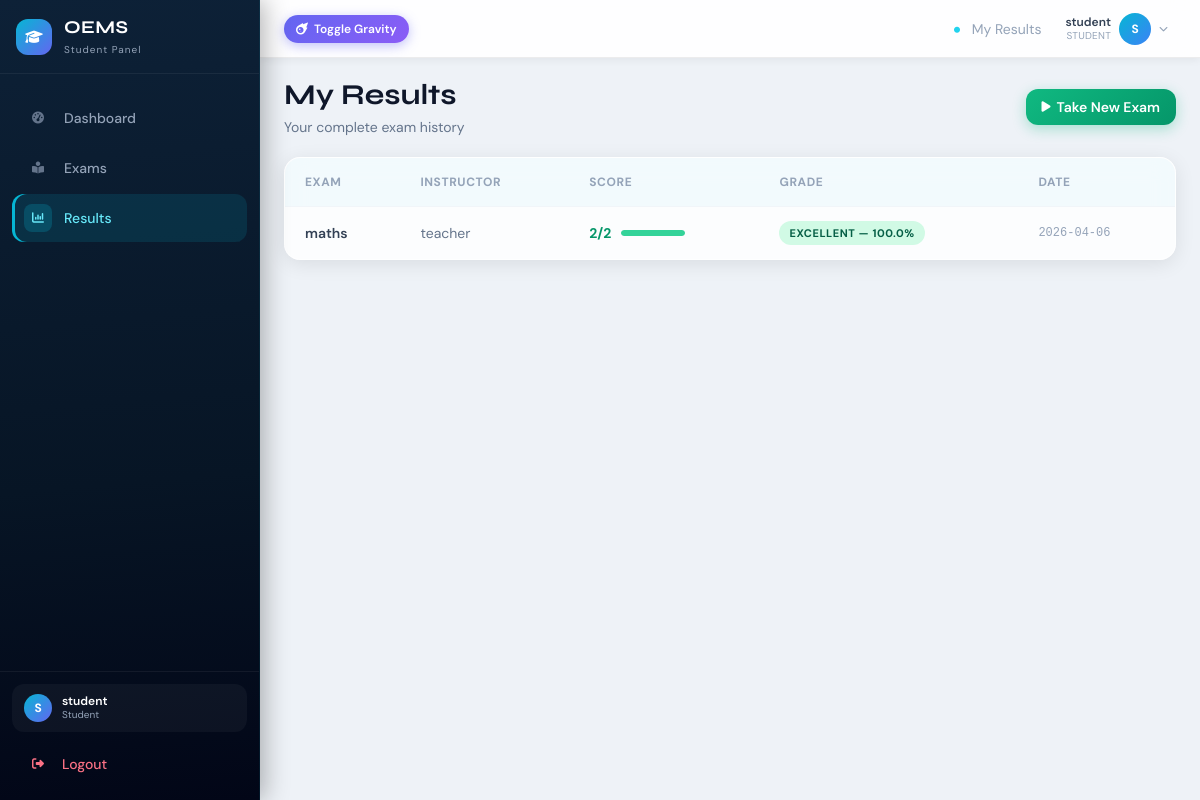
The app's page /my-results (signed in) with its own data.
### tables this page shows
CREATE TABLE results (
            id INTEGER PRIMARY KEY AUTOINCREMENT,
            student_id INTEGER NOT NULL,
            exam_id INTEGER NOT NULL,
            score INTEGER NOT NULL,
            total INTEGER NOT NULL,
            date_taken TIMESTAMP DEFAULT CURRENT_TIMESTAMP,
            FOREIGN KEY (student_id) REFERENCES users (id) ON DELETE CASCADE,
            FOREIGN KEY (exam_id) REFERENCES exams (id) ON DELETE CASCADE
        );

CREATE TABLE exams (
            id INTEGER PRIMARY KEY AUTOINCREMENT,
            title TEXT NOT NULL,
            teacher_id INTEGER NOT NULL,
            duration INTEGER NOT NULL, -- duration in minutes
            created_at TIMESTAMP DEFAULT CURRENT_TIMESTAMP,
            FOREIGN KEY (teacher_id) REFERENCES users (id) ON DELETE CASCADE
        );

CREATE TABLE users (
            id INTEGER PRIMARY KEY AUTOINCREMENT,
            name TEXT NOT NULL,
            email TEXT UNIQUE NOT NULL,
            password TEXT NOT NULL,
            role TEXT NOT NULL CHECK(role IN ('admin', 'teacher', 'student')),
            security_pin TEXT NOT NULL
        );

### app.py (the view)
@app.route('/my-results')
@login_required
@role_required('student')
def student_results():
    conn        = models.get_db_connection()
    result_list = conn.execute('''
        SELECT r.*, e.title, u.name AS teacher_name
        FROM results r
        JOIN exams e ON r.exam_id    = e.id
        JOIN users u ON e.teacher_id = u.id
        WHERE r.student_id = ?
        ORDER BY date_taken DESC
    ''', (session['user_id'],)).fetchall()
    conn.close()
    return render_template('student_results.html', results=result_list)

### app.py (called while the page is built)
def login_required(f):
    @wraps(f)
    def decorated(*args, **kwargs):
        if 'user_id' not in session:
            flash("Please log in to access this page.", "danger")
            return redirect(url_for('login'))
        return f(*args, **kwargs)
    return decorated

def role_required(*roles):
    def decorator(f):
        @wraps(f)
        def decorated(*args, **kwargs):
            if session.get('user_role') not in roles:
                flash("You don't have permission to view that page.", "danger")
                return redirect(url_for('dashboard'))
            return f(*args, **kwargs)
        return decorated
    return decorator

### models.py (called while the page is built)
def get_db_connection():
    db_path = os.path.join(os.path.dirname(os.path.abspath(__file__)), 'database.db')
    conn = sqlite3.connect(db_path)
    conn.row_factory = sqlite3.Row
    conn.execute('PRAGMA foreign_keys = ON')
    return conn

### templates/student_results.html (shortened to what this page needs)
{% extends 'base.html' %}
{% block page_label %}My Results{% endblock %}
{% block content %}
<div class="page-header mb-5 anim-in flex flex-wrap items-center justify-between gap-3">
  <div>
    <h1>My Results</h1>
    <p class="text-sm text-slate-500 mt-1">Your complete exam history</p>
  </div>
  <a href="{{ url_for('available_exams') }}" class="btn-success px-4 py-2 rounded-xl text-sm">
    <i class="fas fa-play text-xs"></i> Take New Exam
  </a>
</div>
{% if results %}
<div class="glass rounded-2xl overflow-hidden anim-in physics-element hidden sm:block">
  <div class="overflow-x-auto">
    <table class="w-full data-table">
      <thead>
        <tr class="text-left text-xs font-semibold text-slate-400 uppercase tracking-wider border-b border-slate-100">
          <th class="px-5 py-4">Exam</th>
          <th class="px-5 py-4">Instructor</th>
          <th class="px-5 py-4">Score</th>
          <th class="px-5 py-4">Grade</th>
          <th class="px-5 py-4">Date</th>
        </tr>
      </thead>
      <tbody class="divide-y divide-slate-100">
        {% for res in results %}
        {% set pct = (res.score / res.total * 100)|round(1) if res.total > 0 else 0 %}
        <tr class="text-sm hover:bg-cyan-50/30 transition">
          <td class="px-5 py-3.5 font-semibold text-slate-700 max-w-[180px] truncate">{{ res.title }}</td>
          <td class="px-5 py-3.5 text-slate-500">{{ res.teacher_name }}</td>
          <td class="px-5 py-3.5">
            <div class="flex items-center gap-2.5">
              <span class="font-bold {% if pct >= 50 %}text-emerald-600{% else %}text-rose-500{% endif %}">
                {{ res.score }}/{{ res.total }}
              </span>
              <div class="w-16 progress-bar hidden md:block">
                <div class="progress-fill {% if pct >= 50 %}bg-emerald-400{% else %}bg-rose-400{% endif %}"
                     style="width: {{ pct }}%"></div>
              </div>
            </div>
          </td>
          <td class="px-5 py-3.5">
            <span class="badge {% if pct >= 50 %}badge-pass{% else %}badge-fail{% endif %}">
              {% if pct >= 80 %}Excellent{% elif pct >= 60 %}Good{% elif pct >= 50 %}Pass{% else %}Fail{% endif %}
              — {{ pct }}%
            </span>
          </td>
          <td class="px-5 py-3.5 text-slate-400 text-xs font-mono whitespace-nowrap">
            {{ res.date_taken.split(' ')[0] if res.date_taken else '—' }}
          </td>
        </tr>
        {% endfor %}
      </tbody>
    </table>
  </div>
</div>
{% endif %}
{% endblock %}

### static/css/styles.css (style rules this page uses)
:root { --navy: #0A192F; --navy-dk: #020617; --cyan: #06B6D4; --indigo: #6366F1; --emerald: #10B981; --amber: #F59E0B; --rose: #F43F5E; --sidebar-w: 260px; --navbar-h: 58px; --shadow-sm: 0 2px 8px rgba(0,0,0,0.06); --shadow-md: 0 4px 20px rgba(0,0,0,0.09); --shadow-lg: 0 8px 36px rgba(0,0,0,0.13); --glow-cyan: 0 4px 16px rgba(6,182,212,0.38); --glow-indigo: 0 4px 16px rgba(99,102,241,0.38); --fast: 0.15s ease; --base: 0.25s ease; --slow: 0.4s cubic-bezier(0.4, 0, 0.2, 1); }
*, *::before, *::after { box-sizing: border-box; margin: 0; padding: 0; }
body { font-family: 'DM Sans', sans-serif; background: #eef2f7; color: #1e293b; overflow-x: hidden; line-height: 1.5; }
.anim-in { animation: fadeUp 0.35s ease both; }
.glass { background: rgba(255, 255, 255, 0.82); backdrop-filter: blur(12px); -webkit-backdrop-filter: blur(12px); border: 1px solid rgba(255, 255, 255, 0.68); box-shadow: var(--shadow-md); }
.btn-success { display: inline-flex; align-items: center; gap: 6px; background: linear-gradient(135deg, var(--emerald), #059669); color: white; font-weight: 600; border: none; cursor: pointer; box-shadow: 0 4px 14px rgba(16,185,129,0.32); transition: all var(--base); }
.badge { display: inline-flex; align-items: center; padding: 2px 10px; border-radius: 99px; font-size: 11px; font-weight: 700; text-transform: uppercase; letter-spacing: 0.05em; white-space: nowrap; }
.badge-pass { background: #d1fae5; color: #065f46; }
.data-table { width: 100%; border-collapse: collapse; }
.data-table thead tr { background: rgba(6,182,212,0.04); }
.data-table tbody tr { transition: background var(--fast); }
.progress-bar { height: 6px; border-radius: 99px; background: #e2e8f0; overflow: hidden; }
.progress-fill { height: 100%; border-radius: 99px; transition: width 0.7s ease; }
.page-header h1 { font-family: 'Syne', sans-serif; font-weight: 700; font-size: 1.4rem; color: #0f172a; line-height: 1.2; }
@media (min-width: 640px) { .page-header h1 { font-size: 1.8rem; } }

### records on screen
results: title "maths", teacher_name "teacher", score "2", total "2", pct "100.0", date_taken "2026-04-06"

### other values on screen
{{ session.get('user_role') }} "Student"
{{ session.get('user_name','U')[0].upper() }} "S"
{{ session.get('user_name') }} "student"
{{ session.get('user_role') }} "STUDENT"
